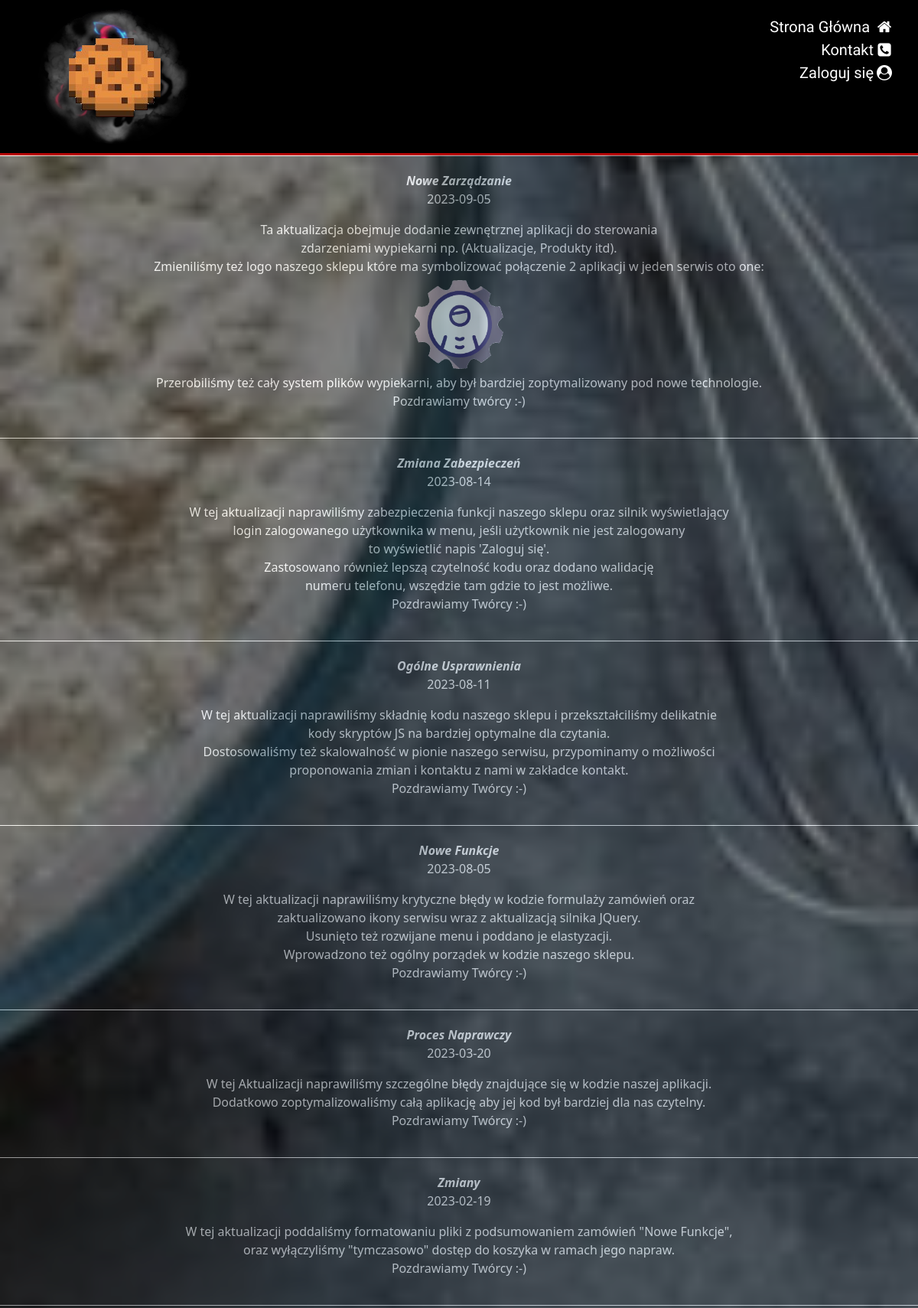
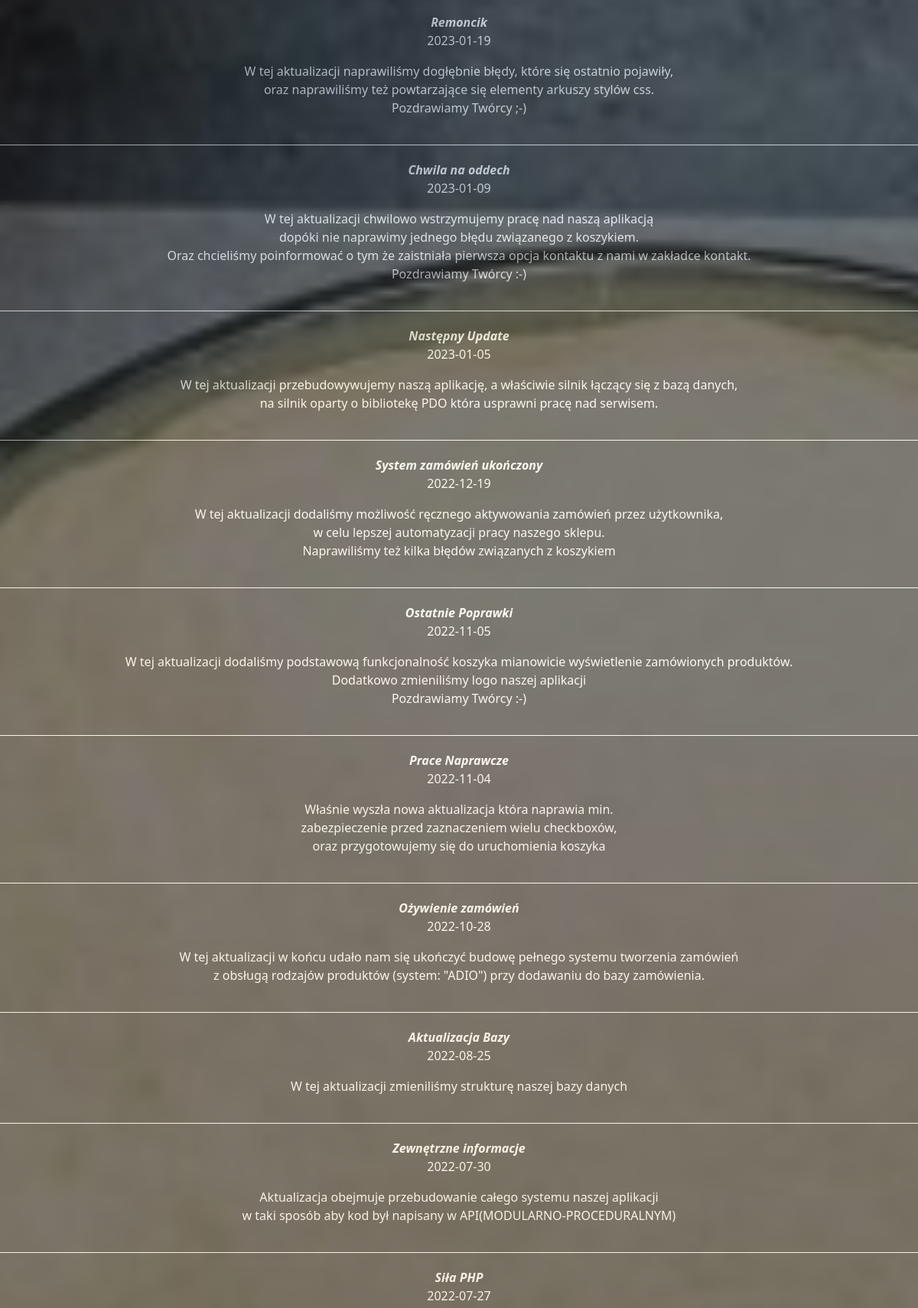
The app's page /updates.php (upper part) with its own data (2 pictures, top to bottom).
### tables this page shows
CREATE TABLE `aktualizacje` (
  `id` int(11) NOT NULL,
  `name` text NOT NULL,
  `date` text NOT NULL,
  `description` text NOT NULL
);

### updates.php (the view, shortened to what this page needs)
<?php
require_once('PDO.php');
$query = $db->prepare("SELECT * FROM aktualizacje ORDER BY id DESC");
$query->execute();
$log = @$_SESSION['profile'];
if (isset($log)) {
  $nick = $log;
} else {
  $nick = 'Zaloguj się';
}
?>
<!DOCTYPE html>
<html lang="pl-PL">
<head>
    <link rel="stylesheet" href="css/bootstrap.min.css" type="text/css" />
    <link rel="stylesheet" href="css1/fontello.css" type="text/css" />
    <link rel="stylesheet" href="style.css" type="text/css" />
</head>
<body>
    <div class="up">
        <div id="logo" onclick="showTimerWithDate()">
            <div id="a">
                <img src="img/logo1.png" title="Logo" alt="Logo" />
            </div>
        </div>
        <ul>
            <li>
                <a href="http://localhost/Wypiekarnia/">Strona Główna <i class="icon-home"></i></a>
            </li>
            <li>
                <a href="http://localhost/Wypiekarnia/contact.php">Kontakt<i class="icon-phone-squared"></i></a>
            </li>
            <li>
                <a href="http://localhost/Wypiekarnia/loginForm.php"><?php echo $nick; ?><i class='icon-user-circle'></i></a>
            </li>
        </ul>
    </div>
    <div class="main">
        <div id="c">
            <?php
            while ($row = $query->fetch()) {
            ?>
                <div id="front-zwrot">
                    <b><i><?php echo $row['name'] ?></i></b>
                    <p><?php echo $row['date'] ?></p>
                    <p id="#"><?php echo $row['description'] ?></p>
                </div>
            <?php
            }
            ?>
        </div>
    </div>
</body>
</html>

### style.css (style rules this page uses)
body { background-color: #000; margin: 0; padding: 0; width: 100%; background-image: url("img/tło.png"); background-attachment: fixed; background-position: center; background-repeat: no-repeat; background-size: cover; }
.up { border-bottom: 3px solid #b70000; background-color: #000; margin: 0; padding: 0; width: 100%; color: #fff; font-family: "Gloria Hallelujah", cursive; display: flex; justify-content: space-between; padding-left: 50px; padding-right: 30px; }
#logo { margin: 0; width: 200px; padding: 0; float: left; }
.up > ul { list-style-type: none; padding-top: 20px !important; padding: 0; margin: 0; font-size: 20px; }
.up > ul > li { font-family: "Special Elite", cursive; text-align: right; }
.up > ul > li > a { text-decoration: none; color: #fff; }
#a { margin: 0; }
.main { padding: 0; text-align: center; height: 100vh; width: 100%; }
.main img { border-radius: 50px; width: 80vw; height: 80vw; border: #000 6px solid; }

### updates.php (style rules this page uses)
#front-zwrot { width: auto; height: auto; background-color: #000; opacity: 0.5; color: #fff; padding: 20px; margin-left: auto; margin-right: auto; margin: 0; text-shadow: #000; border-top: #fff solid 1px; }
#front-zwrot>b { display: inline-block; background-color: #000; color: #fff; }
#c { overflow-y: scroll; height: 100vh; }
#front-zwrot>p { display: inline-block; color: #fff; width: 100%; }
#k { border-radius: 0; width: 128px; height: 128px; }

### records on screen
aktualizacje: name "Nowe Zarządzanie", date "2023-09-05", description "Ta aktualizacja obejmuje dodanie zewnętrznej aplikacji do sterowania zdarzeniami wypiekarni np. (Aktualizacje, Produkty itd). Zmieniliśmy też logo naszego sklepu które ma symbolizować połączenie 2 aplikacji w jeden serwis oto one: Przerobiliśmy też cały system plików wypiekarni, aby był bardziej zoptymalizowany pod nowe technologie. Pozdrawiamy twórcy :-)", description (picture)
aktualizacje: name "Zmiana Zabezpieczeń", date "2023-08-14", description "W tej aktualizacji naprawiliśmy zabezpieczenia funkcji naszego sklepu oraz silnik wyświetlający login zalogowanego użytkownika w menu, jeśli użytkownik nie jest zalogowany to wyświetlić napis 'Zaloguj się'. Zastosowano również lepszą czytelność kodu oraz dodano walidację numeru telefonu, wszędzie tam gdzie to jest możliwe. Pozdrawiamy Twórcy :-)"
aktualizacje: name "Ogólne Usprawnienia", date "2023-08-11", description "W tej aktualizacji naprawiliśmy składnię kodu naszego sklepu i przekształciliśmy delikatnie kody skryptów JS na bardziej optymalne dla czytania. Dostosowaliśmy też skalowalność w pionie naszego serwisu, przypominamy o możliwości proponowania zmian i kontaktu z nami w zakładce kontakt. Pozdrawiamy Twórcy :-)"
aktualizacje: name "Nowe Funkcje", date "2023-08-05", description "W tej aktualizacji naprawiliśmy krytyczne błędy w kodzie formulaży zamówień oraz zaktualizowano ikony serwisu wraz z aktualizacją silnika JQuery. Usunięto też rozwijane menu i poddano je elastyzacji. Wprowadzono też ogólny porządek w kodzie naszego sklepu. Pozdrawiamy Twórcy :-)"
aktualizacje: name "Proces Naprawczy", date "2023-03-20", description "W tej Aktualizacji naprawiliśmy szczególne błędy znajdujące się w kodzie naszej aplikacji. Dodatkowo zoptymalizowaliśmy całą aplikację aby jej kod był bardziej dla nas czytelny. Pozdrawiamy Twórcy :-)"
aktualizacje: name "Zmiany", date "2023-02-19", description "W tej aktualizacji poddaliśmy formatowaniu pliki z podsumowaniem zamówień \"Nowe Funkcje\", oraz wyłączyliśmy \"tymczasowo\" dostęp do koszyka w ramach jego napraw. Pozdrawiamy Twórcy :-)"
aktualizacje: name "Remoncik", date "2023-01-19", description "W tej aktualizacji naprawiliśmy dogłębnie błędy, które się ostatnio pojawiły, oraz naprawiliśmy też powtarzające się elementy arkuszy stylów css. Pozdrawiamy Twórcy ;-)"
aktualizacje: name "Chwila na oddech", date "2023-01-09", description "W tej aktualizacji chwilowo wstrzymujemy pracę nad naszą aplikacją dopóki nie naprawimy jednego błędu związanego z koszykiem. Oraz chcieliśmy poinformować o tym że zaistniała pierwsza opcja kontaktu z nami w zakładce kontakt. Pozdrawiamy Twórcy :-)"
aktualizacje: name "Następny Update", date "2023-01-05", description "W tej aktualizacji przebudowywujemy naszą aplikację, a właściwie silnik łączący się z bazą danych, na silnik oparty o bibliotekę PDO która usprawni pracę nad serwisem."
aktualizacje: name "System zamówień ukończony", date "2022-12-19", description "W tej aktualizacji dodaliśmy możliwość ręcznego aktywowania zamówień przez użytkownika, w celu lepszej automatyzacji pracy naszego sklepu. Naprawiliśmy też kilka błędów związanych z koszykiem"
aktualizacje: name "Ostatnie Poprawki", date "2022-11-05", description "W tej aktualizacji dodaliśmy podstawową funkcjonalność koszyka mianowicie wyświetlenie zamówionych produktów. Dodatkowo zmieniliśmy logo naszej aplikacji Pozdrawiamy Twórcy :-)"
aktualizacje: name "Prace Naprawcze", date "2022-11-04", description "Właśnie wyszła nowa aktualizacja która naprawia min. zabezpieczenie przed zaznaczeniem wielu checkboxów, oraz przygotowujemy się do uruchomienia koszyka"
aktualizacje: name "Ożywienie zamówień", date "2022-10-28", description "W tej aktualizacji w końcu udało nam się ukończyć budowę pełnego systemu tworzenia zamówień z obsługą rodzajów produktów (system: \"ADIO\") przy dodawaniu do bazy zamówienia."
aktualizacje: name "Aktualizacja Bazy", date "2022-08-25", description "W tej aktualizacji zmieniliśmy strukturę naszej bazy danych"
aktualizacje: name "Zewnętrzne informacje", date "2022-07-30", description "Aktualizacja obejmuje przebudowanie całego systemu naszej aplikacji w taki sposób aby kod był napisany w API(MODULARNO-PROCEDURALNYM)"
aktualizacje: name "Siła PHP", date "2022-07-27"

### other values on screen
$nick "Zaloguj się"
